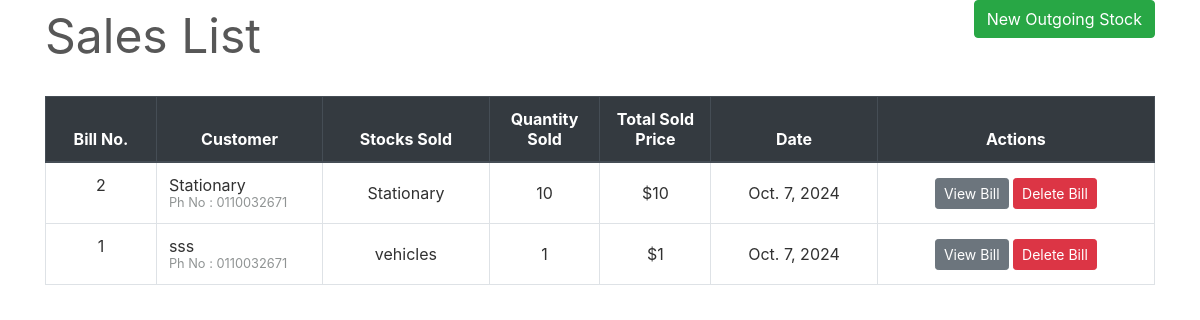
/transactions/sales/, run on an earlier commit of the app's database.
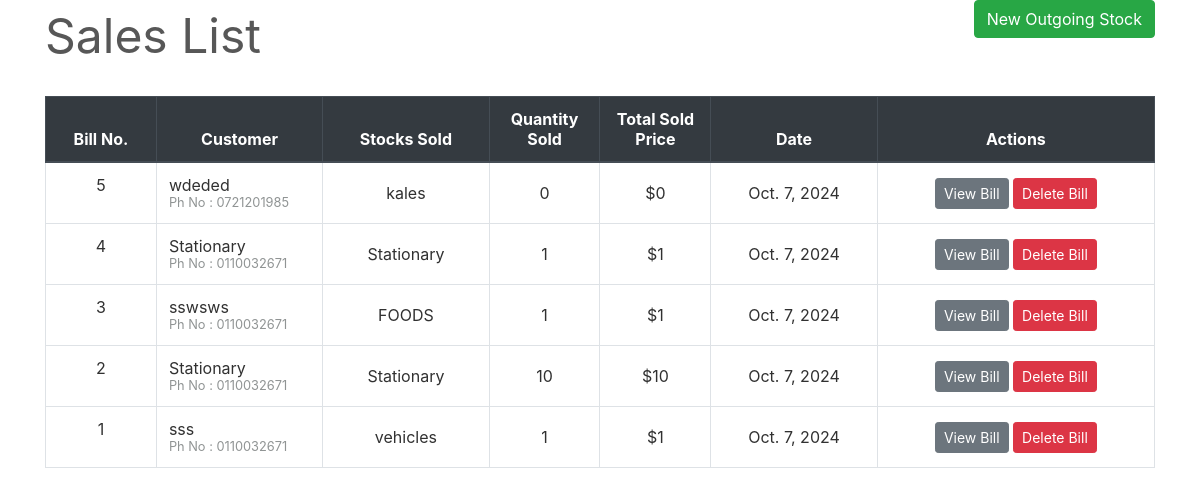
And on a later commit of the database.
### transactions/models.py (models this page shows, shortened)
class SaleBill(models.Model):
    billno = models.AutoField(primary_key=True)
    time = models.DateTimeField(auto_now=True)
    name = models.CharField(max_length=150)
    phone = models.CharField(max_length=12)
    address = models.CharField(max_length=200)
    email = models.EmailField(max_length=254)
    gstin = models.CharField(max_length=15)
    def get_items_list(self):
        return SaleItem.objects.filter(billno=self)
    def get_total_price(self):
        saleitems = SaleItem.objects.filter(billno=self)
        total = 0
        for item in saleitems:
            total += item.totalprice
        return total

class SaleItem(models.Model):
    billno = models.ForeignKey(SaleBill, on_delete = models.CASCADE, related_name='salebillno')
    stock = models.ForeignKey(Stock, on_delete = models.CASCADE, related_name='saleitem')
    quantity = models.IntegerField(default=1)
    perprice = models.IntegerField(default=1)
    totalprice = models.IntegerField(default=1)

### inventory/models.py (models this page shows, shortened)
class Stock(models.Model):
    id = models.AutoField(primary_key=True)
    name = models.CharField(max_length=30, unique=True)
    quantity = models.IntegerField(default=1)
    is_deleted = models.BooleanField(default=False)

### transactions/views.py (the view)
# urls.py: path('sales/', views.SaleView.as_view(), name='sales-list'),
class SaleView(ListView):
    model = SaleBill
    template_name = "sales/sales_list.html"
    context_object_name = 'bills'
    ordering = ['-time']
    paginate_by = 10

### transactions/templates/sales/sales_list.html (shortened to what this page needs)
{% extends "base.html" %}
{% load widget_tweaks %}
{% block content %}
    <div class="row" style="color: #575757; font-style: bold; font-size: 3rem;">
        <div class="col-md-8">Sales List</div>
        <div class="col-md-4">
            <div style="float:right;"> <a class="btn btn-success" href="{% url 'new-sale' %}">New Outgoing Stock</a> </div>
        </div>
    </div>
    <br>
    <table class="table table-css table-bordered table-hover">
        <thead class="thead-dark align-middle">
            <tr>
                <th width="10%">Bill No.</th>
                <th width="15%">Customer</th>
                <th width="15%">Stocks Sold</th>
                <th width="10%">Quantity Sold</th>
                <th width="10%">Total Sold Price</th>
                <th width="15%">Date</th>
                <th width="25%">Actions</th>
            </tr>
        </thead>
{% if bills %}
        <tbody>
            {% for sale in bills %}
            <tr>
                <td class="align-middle"> <p>{{ sale.billno }}</p> </td>
                <td class=""> {{ sale.name }} <br> <small style="color: #909494">Ph No : {{ sale.phone }}</small> </td>
                <td class="align-middle">{% for item in sale.get_items_list %} {{ item.stock.name }} <br> {% endfor %}</td>
                <td class="align-middle">{% for item in sale.get_items_list %} {{ item.quantity }} <br> {% endfor %}</td>
                <td class="align-middle">${{ sale.get_total_price }}</td>
                <td class="align-middle">{{ sale.time.date }}</td>
                <td class="align-middle"> <a href="{% url 'sale-bill' sale.billno %}" class="btn btn-secondary btn-sm">View Bill</a> <a href="{% url 'delete-sale' sale.pk %}" class="btn btn-danger btn-sm">Delete Bill</a> </td>
            </tr>
            {% endfor %}
        </tbody>
    </table>
{% else %}
        <tbody></tbody>
    </table>
    <br><br><br><br><br><br><br><br>
    <div style="color: #575757; font-style: bold; font-size: 1.5rem; text-align: center;">The records are empty. Please try adding some.</div>
{% endif %}
{% endblock content %}

What changed in the data, as far as the page shows it:
added SaleBill: billno "5", name "wdeded", phone "0721201985", get_total_price "0", time "Oct. 7, 2024"
added SaleItem: stock.name "kales", quantity "0"
added SaleBill: billno "4", name "Stationary", phone "0110032671", get_total_price "1", time "Oct. 7, 2024"
added SaleItem: stock.name "Stationary", quantity "1"
added SaleBill: billno "3", name "sswsws", phone "0110032671", get_total_price "1", time "Oct. 7, 2024"
added SaleItem: stock.name "FOODS", quantity "1"
